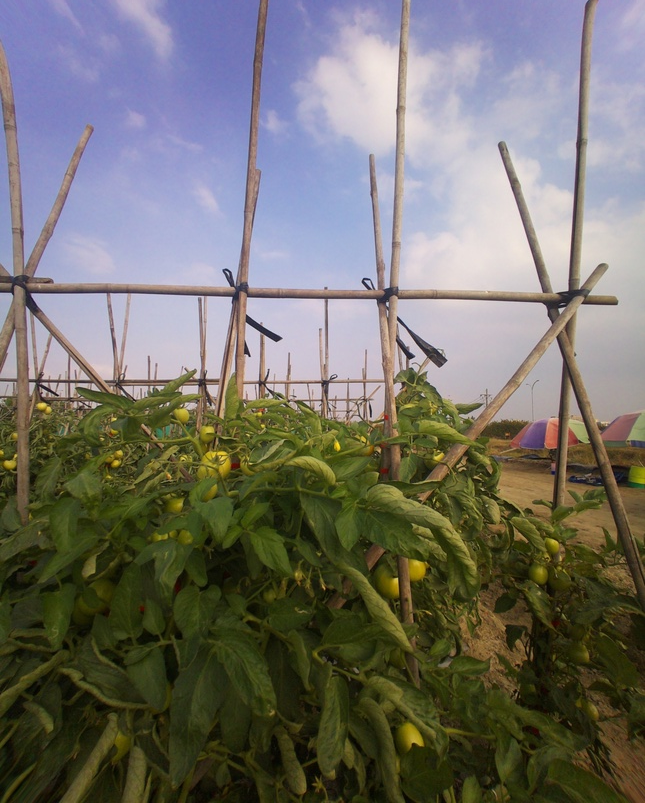
#> input picture image_stitching/images/20251205/plant_1/Up.jpg, 645 x 803 px, shrunk from 2181 x 2718 before the run
$ python homography_SIFT_drawLines.py
#> lines starting #> are read from the running program, lines starting #| are printed output that depends on the picture
import cv2
import os

# 設定路徑 (直接鎖定案發現場 plant_1)
up_path = "../images/20251205/plant_1/Up.jpg"
down_path = "../images/20251205/plant_1/Down.jpg"
output_path = "Result/plant_1_sift_matches.jpg"

def main():
    # 確保輸出資料夾存在
    if not os.path.exists("Result"):
        os.makedirs("Result")

    # 讀取圖片
    img_up = cv2.imread(up_path)
#> img_up is the input picture: shape (803, 645, 3); mean B, G, R 106.4, 113.2, 115.3
    img_down = cv2.imread(down_path)
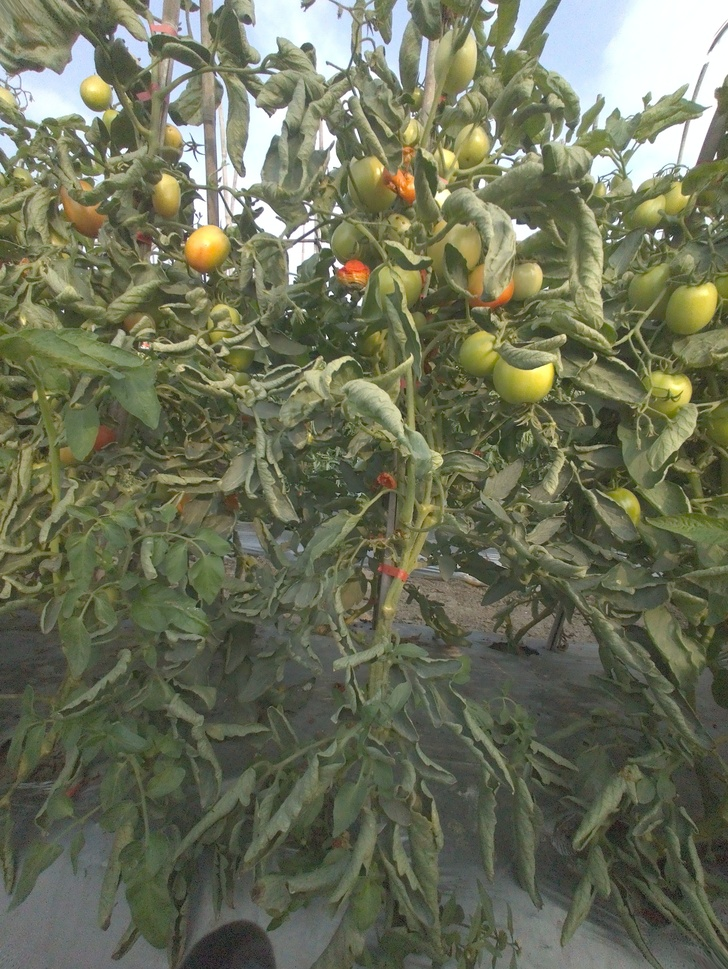
#> input picture image_stitching/images/20251205/plant_2/Down.jpg, 728 x 969 px, shrunk from 2463 x 3279 before the run, found by its file name
#> img_down is the input picture: shape (969, 728, 3); mean B, G, R 88.7, 112.3, 108.3

    if img_up is None or img_down is None:
        print("❌ 圖片讀取失敗，請確認路徑是否正確。")
        return

    # 轉灰階
    gray_up = cv2.cvtColor(img_up, cv2.COLOR_BGR2GRAY)
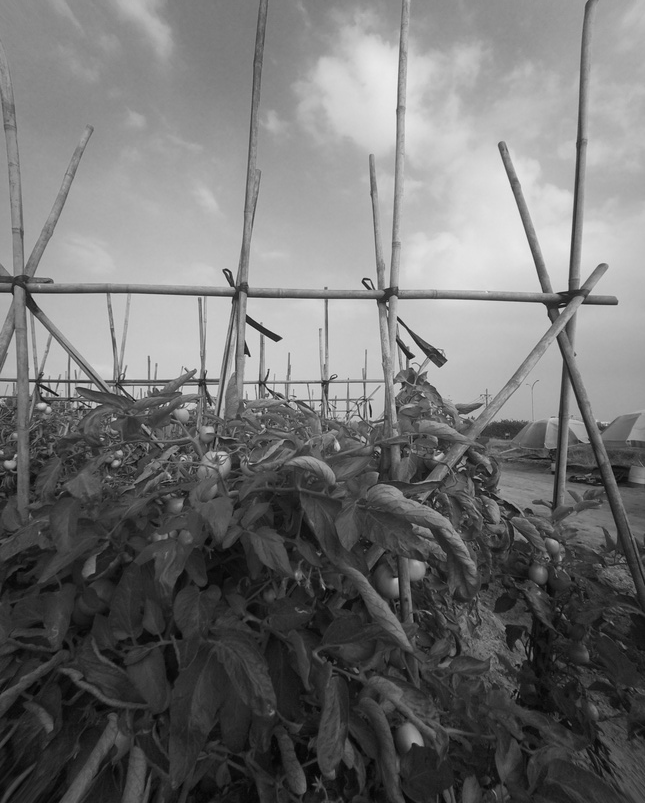
#> gray_up: shape (803, 645); min 1, max 239, mean 113
    gray_down = cv2.cvtColor(img_down, cv2.COLOR_BGR2GRAY)
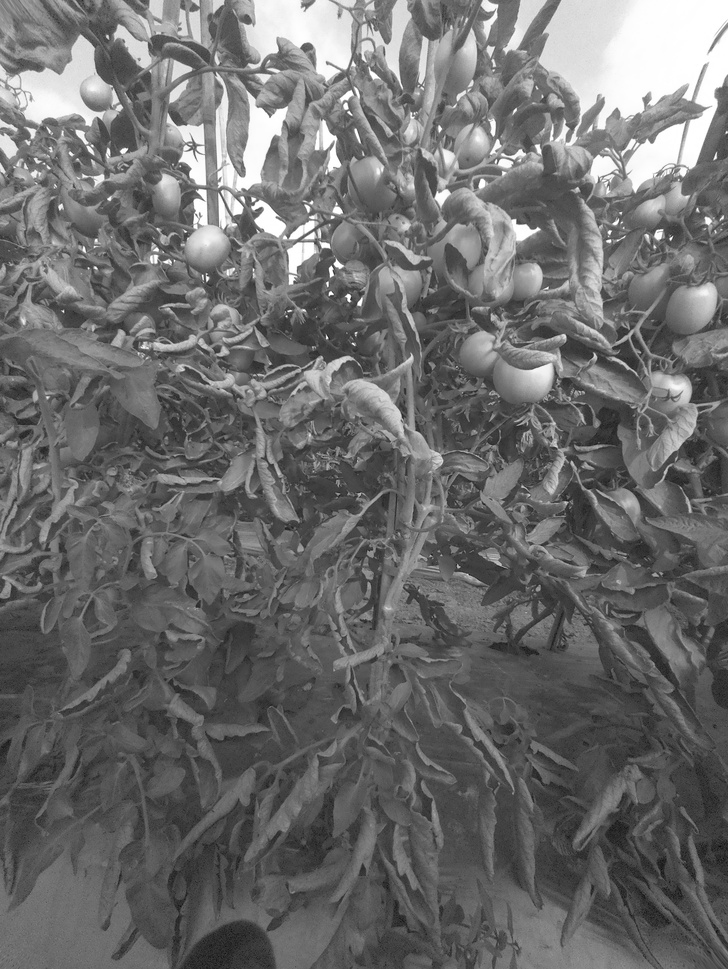
#> gray_down: shape (969, 728); min 9, max 255, mean 108.4

    # 1. 建立 SIFT 提取器
    sift = cv2.SIFT_create()
    kp_up, des_up = sift.detectAndCompute(gray_up, None)
#> kp_up = 2167 keypoints; strongest (x, y, size): (276, 338, 5.5), (410, 356, 4.9), (398, 319, 2.6), (387, 304, 2.1)
    kp_down, des_down = sift.detectAndCompute(gray_down, None)
#> kp_down = 6040 keypoints; strongest (x, y, size): (331, 293, 2.7), (671, 239, 1.9), (360, 303, 3.4), (659, 235, 6.1)

    # 2. 特徵匹配 (使用 FLANN)
    FLANN_INDEX_KDTREE = 1
    index_params = dict(algorithm=FLANN_INDEX_KDTREE, trees=5)
    search_params = dict(checks=50)
    flann = cv2.FlannBasedMatcher(index_params, search_params)

    matches = flann.knnMatch(des_up, des_down, k=2)
#> matches = 2167 matches

    # Lowe's ratio test 過濾優良匹配點
    good_matches = []
    for m, n in matches:
        if m.distance < 0.7 * n.distance:
            good_matches.append(m)
#> after the loop, good_matches = 8 matches

    # 3. 畫出匹配連線
    # matchColor=(0, 255, 0) 設定連線為綠色
    # flags=2 表示不畫出沒有匹配成功的孤立特徵點，畫面比較乾淨
    matched_img = cv2.drawMatches(img_up, kp_up, img_down, kp_down, good_matches, None,
                                  matchColor=(0, 255, 0),
                                  singlePointColor=(255, 0, 0),
                                  flags=cv2.DrawMatchesFlags_NOT_DRAW_SINGLE_POINTS)
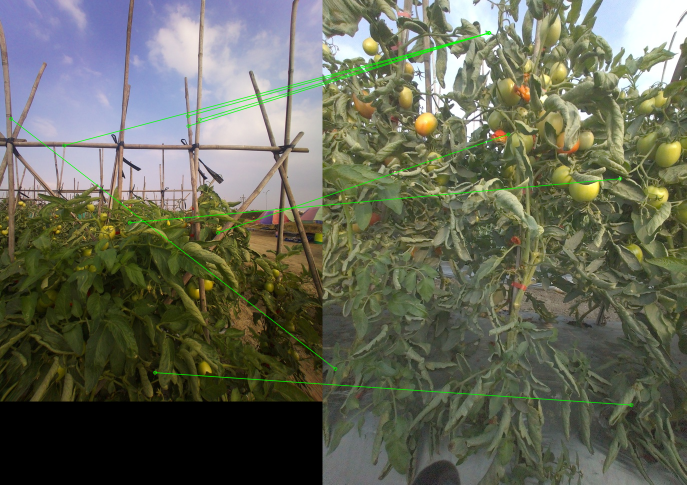
#> matched_img: shape (969, 1373, 3) (shown at 1/2 size); mean B, G, R 87.8, 104.4, 101.5

    # 儲存結果
    cv2.imwrite(output_path, matched_img)
    print(f"✅ SIFT 匹配連線圖已儲存至: {output_path}")
    print(f"🔍 總共找到 {len(good_matches)} 個初步匹配點 (請打開圖片檢查連線是否混亂或交叉)。")
#| 🔍 總共找到 8 個初步匹配點 (請打開圖片檢查連線是否混亂或交叉)。

if __name__ == "__main__":
    main()
